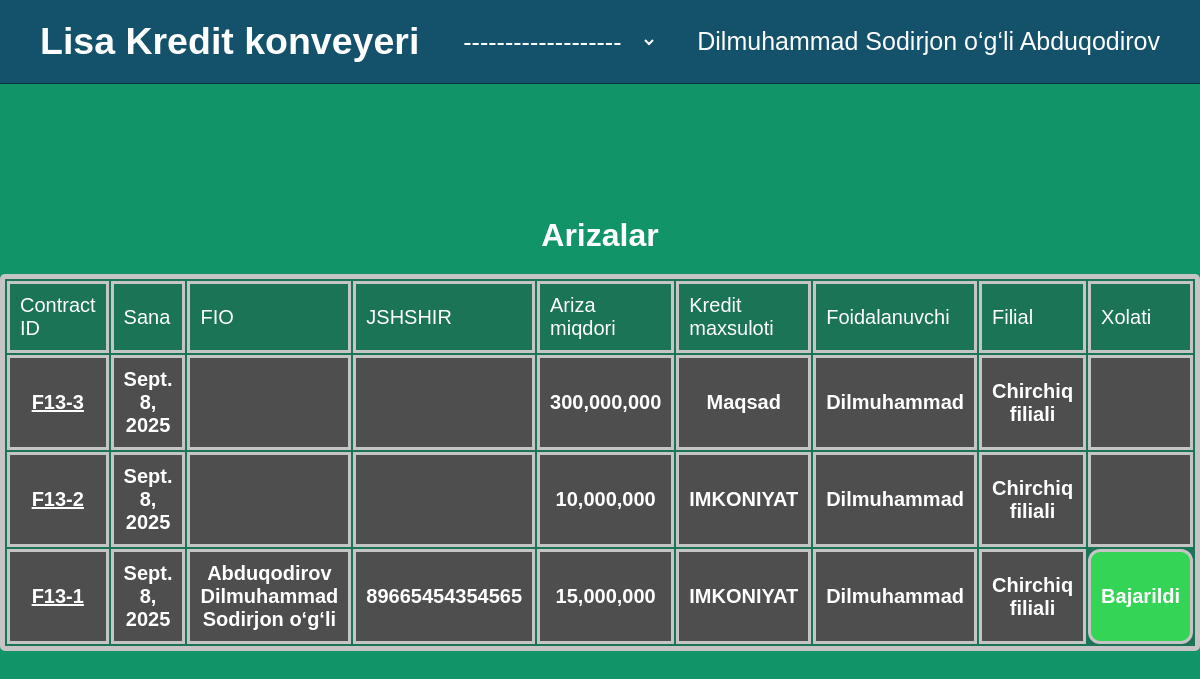
Page /arizalar/ (signed in) on the earlier database version.
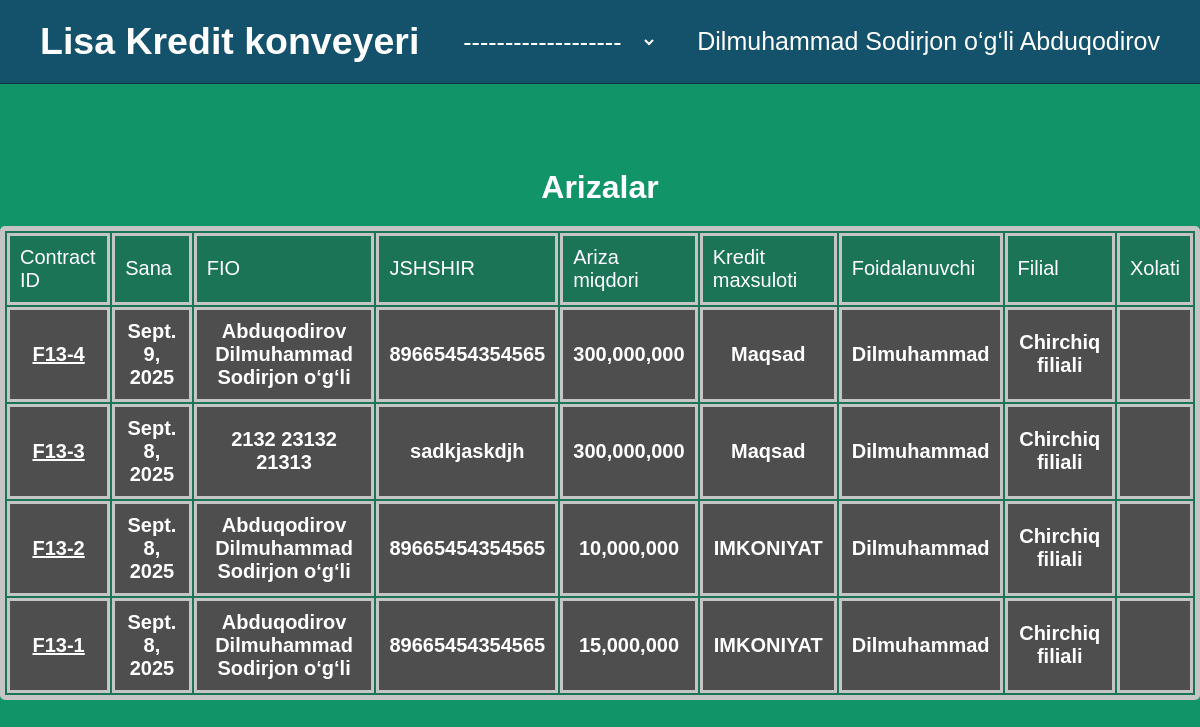
Same page on the later database version.
### users/models.py (models this page shows, shortened)
class User(AbstractUser):
    username = models.CharField(max_length=100,unique=True)
    first_name = models.CharField(max_length=100)
    last_name = models.CharField(max_length=100)
    middle_name = models.CharField(max_length=100)
    filial = models.ForeignKey(Filial,on_delete=models.CASCADE,null=True,blank=True)
    created_at = models.DateTimeField(auto_now_add=True)
    updated_at = models.DateTimeField(auto_now=True)

class Filial(models.Model):
    name = models.CharField(max_length=100)

### lisa/models.py (models this page shows, shortened)
class Credit(models.Model):
    user = models.ForeignKey(User,on_delete=models.SET_NULL, null=True, blank=True)
    client = models.ForeignKey(Client,on_delete=models.SET_NULL,null=True,blank=True)
    contract_id = models.CharField(max_length=50,null=True,blank=True)
    application = models.ForeignKey(Application,on_delete=models.SET_NULL,null=True,blank=True)
    amount = models.DecimalField(max_digits=10,decimal_places=0,default=0)
    pay_day = models.IntegerField(validators=[MinValueValidator(1),MaxValueValidator(31)],null=True,blank=True)
    rate = models.IntegerField(null=True,blank=True)
    start_date = models.DateField(auto_now_add=True)
    end_date = models.DateField(null=True,blank=True)
    description =  models.TextField(null=True,blank=True)
    status = models.CharField(choices=status,default="pending",max_length=50)
    filial = models.ForeignKey(Filial,on_delete=models.SET_NULL,null=True,blank=True)
    created_at = models.DateTimeField(auto_now_add=True)

class Application(models.Model):
    name = models.CharField(max_length=100)
    limit_amount = models.DecimalField(max_digits=10,decimal_places=0)
    rate = models.IntegerField()
    max_month = models.IntegerField()
    fine = models.IntegerField(default=1)
    created_at = models.DateTimeField(auto_now_add=True)

class Client(models.Model):
    first_name = models.CharField(max_length=100,null=True,blank=True)
    last_name = models.CharField(max_length=100,null=True,blank=True)
    middle_name = models.CharField(max_length=100,null=True,blank=True)
    gender = models.CharField(choices=gender,default='male',max_length=50)
    education = models.CharField(choices=education,default="2",max_length=50)
    birth_date = models.DateField(null=True,blank=True)
    client_country = models.CharField(max_length=50,null=True,blank=True)
    client_region = models.CharField(max_length=50,null=True,blank=True)
    passport_type = models.CharField(choices=id,default="id",max_length=50,null=True,blank=True)
    passport_serial_letter = models.CharField(max_length=5,null=True,blank=True)
    passport_serial_number = models.CharField(max_length=10,null=True,blank=True)
    passport_pinfl = models.CharField(max_length=50,unique=True,null=True,blank=True)
    passport_got_date = models.DateField(null=True,blank=True)
    passport_expiry_date = models.DateField(null=True,blank=True)
    passport_got_region = models.CharField(max_length=100,null=True,blank=True)
    passport_country = models.CharField(max_length=50,null=True,blank=True)
    base_country = models.CharField(max_length=50,null=True,blank=True)
    base_region = models.CharField(max_length=50,null=True,blank=True)
    base_city = models.CharField(max_length=50,null=True,blank=True)
    base_address = models.CharField(max_length=150,null=True,blank=True)
    current_country = models.CharField(max_length=50,null=True,blank=True)
    current_region = models.CharField(max_length=50,null=True,blank=True)
    current_city = models.CharField(max_length=50,null=True,blank=True)
    current_address = models.CharField(max_length=150,null=True,blank=True)
    description = models.TextField(null=True,blank=True)
    filial = models.ForeignKey(Filial,on_delete=models.CASCADE,null=True,blank=True)
    created_at = models.DateTimeField(auto_now_add=True,null=True,blank=True)

### lisa/views.py (the view)
# urls.py: path('arizalar/',views.ArizalarView.as_view(),name='arizalar'),
class ArizalarView(LoginRequiredMixin,View):
    def get(self,request):
        credits = Credit.objects.filter(filial=request.user.filial).order_by('-created_at')
        return render(request,'arizalar.html',{"credits":credits})

### lisa/templates/arizalar.html (shortened to what this page needs)
{% load static %}
{% load humanize %}
<!DOCTYPE html>
<html lang="en">
<head>
    <link rel="stylesheet" href="{% static 'css/index_style.css' %}">
</head>
<body>
    <nav>
        <h1><a href="{% url 'home' %}">Lisa Kredit konveyeri</a></h1>
        <select name="" id="" onchange="send(this)">
            <option value="/"><a href="">-------------------</a></option>
        </select>
        <a href="{% url 'auth:logout' %}">{{user.first_name}} {{user.middle_name}} {{user.last_name}}</a>
    </nav>
    <div class="main">
        <h1 style="color: white;">Arizalar</h1>
        <div class="ariza-container">
            <table>
                <thead>
                    <tr>
                        <td>Contract ID</td>
                        <td>Sana</td>
                        <td>FIO</td>
                        <td>JSHSHIR</td>
                        <td>Ariza miqdori</td>
                        <td>Kredit maxsuloti</td>
                        <td>Foidalanuvchi</td>
                        <td>Filial</td>
                        <td>Xolati</td>
                    </tr>
                </thead>
                <tbody>
                    {% for i in credits %}
                    <tr class="table-data-view">
                        <th style="text-decoration: underline;color: rgb(255, 255, 255);"><a href="{% url 'konveyer' i.id %}">{{i.contract_id}}</a></th>
                        <th>{{i.start_date}}</th>
                        <th>{{i.client.last_name}} {{i.client.first_name}} {{i.client.middle_name}}</th>
                        <th>{{i.client.passport_pinfl}}</th>
                        <th>{{i.amount|intcomma}}</th>
                        <th>{{i.application.name}}</th>
                        <th>{{i.user.first_name}}</th>
                        <th>{{i.filial.name}}</th>
                        <th class="status_{{i.status}}">{% if i.status == "done" %}Bajarildi{% elif i.status == "pending" %}Jarayonda{% elif i.status == "rejected" %}Rad Etildi{% elif i.status == "paid" %}Yopilgan{% endif %}</th>
                    </tr>
                    {% endfor %}
                </tbody>
            </table>
        </div>
    </div>
</body>
</html>

### lisa/static/css/index_style.css (style rules this page uses)
:root { --pm-color : rgb(20, 82, 107); --box-bg : rgba(45, 83, 133, 0.418); }
* { margin: 0; padding: 0; font-family: 'Trebuchet MS', 'Lucida Sans Unicode', 'Lucida Grande', 'Lucida Sans', Arial, sans-serif; }
body { background-color: rgb(18, 148, 105); }
nav { display: flex; flex-direction: row; justify-content: space-around; background-color: var(--pm-color); padding: 20px; font-size: 25px; color: white; border-bottom: 1px solid rgb(13, 51, 66); align-items: center; }
a { color: white; text-decoration: none; }
select { background-color: transparent; border: 0; color: white; font-size: 25px; }
option { background-color: transparent; color: black; }
.main { display: flex; flex-direction: column; justify-content: center; align-items: center; height: 500px; color: rgba(255, 255, 255, 0.842); margin-top: 100px; margin-bottom: 100px; }
table { margin-top: 20px; background-color: rgb(28, 116, 86); border: 5px solid rgb(197, 197, 197); border-radius: 5px; }
td,th { border: 3px solid rgb(197, 197, 197); padding: 10px; font-size: 20px; color: white; }

### lisa/templates/arizalar.html (style rules this page uses)
:root { --pm-color : rgb(20, 82, 107); --box-bg : rgba(45, 83, 133, 0.418); }
* { margin: 0; padding: 0; font-family: 'Trebuchet MS', 'Lucida Sans Unicode', 'Lucida Grande', 'Lucida Sans', Arial, sans-serif; }
body { background-color: rgb(18, 148, 105); }
nav { display: flex; flex-direction: row; justify-content: space-around; background-color: var(--pm-color); padding: 20px; font-size: 25px; color: white; border-bottom: 1px solid rgb(13, 51, 66); align-items: center; }
a { color: white; text-decoration: none; }
select { background-color: transparent; border: 0; color: white; font-size: 25px; }
option { background-color: transparent; color: black; }
.main { display: flex; flex-direction: column; justify-content: center; align-items: center; height: 500px; color: rgba(255, 255, 255, 0.842); margin-top: 100px; margin-bottom: 100px; }
table { margin-top: 20px; background-color: rgb(28, 116, 86); border: 5px solid rgb(197, 197, 197); border-radius: 5px; }
td,th { border: 3px solid rgb(197, 197, 197); padding: 10px; font-size: 20px; color: white; }
.table-data-view { border-radius: 13px; background-color: rgb(78, 78, 78); }

Differences in the rows shown:
added Credit: contract_id "F13-4", start_date "Sept. 9, 2025", client.last_name "Abduqodirov", client.first_name "Dilmuhammad", client.middle_name "Sodirjon o‘g‘li", client.passport_pinfl "89665454354565", amount "300,000,000", application.name "Maqsad", user.first_name "Dilmuhammad", filial.name "Chirchiq filiali"
changed Credit: client.last_name (not shown) → "2132"; client.first_name (not shown) → "23132"; client.middle_name (not shown) → "21313"; client.passport_pinfl (not shown) → "sadkjaskdjh"
changed Credit (number 3 of 4 on the later page): client.last_name (not shown) → "Abduqodirov"; client.first_name (not shown) → "Dilmuhammad"; client.middle_name (not shown) → "Sodirjon o‘g‘li"; client.passport_pinfl (not shown) → "89665454354565"
changed Credit (number 4 of 4 on the later page): no longer shows "Bajarildi"
